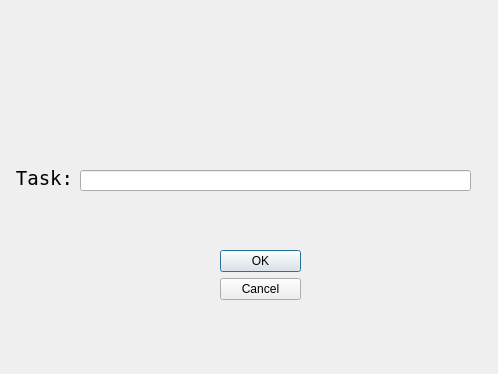
<?xml version="1.0" encoding="UTF-8"?>
<ui version="4.0">
 <class>Dialog</class>
 <widget class="QDialog" name="Dialog">
  <property name="geometry">
   <rect>
    <x>0</x>
    <y>0</y>
    <width>498</width>
    <height>374</height>
   </rect>
  </property>
  <property name="windowTitle">
   <string>Dialog</string>
  </property>
  <widget class="QDialogButtonBox" name="buttonBox">
   <property name="geometry">
    <rect>
     <x>220</x>
     <y>250</y>
     <width>81</width>
     <height>241</height>
    </rect>
   </property>
   <property name="orientation">
    <enum>Qt::Vertical</enum>
   </property>
   <property name="standardButtons">
    <set>QDialogButtonBox::Cancel|QDialogButtonBox::Ok</set>
   </property>
  </widget>
  <widget class="QLineEdit" name="new_task_input">
   <property name="geometry">
    <rect>
     <x>80</x>
     <y>170</y>
     <width>391</width>
     <height>21</height>
    </rect>
   </property>
   <property name="alignment">
    <set>Qt::AlignCenter</set>
   </property>
  </widget>
  <widget class="QLabel" name="label">
   <property name="geometry">
    <rect>
     <x>9</x>
     <y>143</y>
     <width>71</width>
     <height>71</height>
    </rect>
   </property>
   <property name="font">
    <font>
     <family>NSimSun</family>
     <pointsize>14</pointsize>
    </font>
   </property>
   <property name="text">
    <string>Task:</string>
   </property>
   <property name="alignment">
    <set>Qt::AlignCenter</set>
   </property>
  </widget>
 </widget>
 <resources/>
 <connections>
  <connection>
   <sender>buttonBox</sender>
   <signal>accepted()</signal>
   <receiver>Dialog</receiver>
   <slot>accept()</slot>
   <hints>
    <hint type="sourcelabel">
     <x>248</x>
     <y>254</y>
    </hint>
    <hint type="destinationlabel">
     <x>157</x>
     <y>274</y>
    </hint>
   </hints>
  </connection>
  <connection>
   <sender>buttonBox</sender>
   <signal>rejected()</signal>
   <receiver>Dialog</receiver>
   <slot>reject()</slot>
   <hints>
    <hint type="sourcelabel">
     <x>316</x>
     <y>260</y>
    </hint>
    <hint type="destinationlabel">
     <x>286</x>
     <y>274</y>
    </hint>
   </hints>
  </connection>
 </connections>
</ui>
